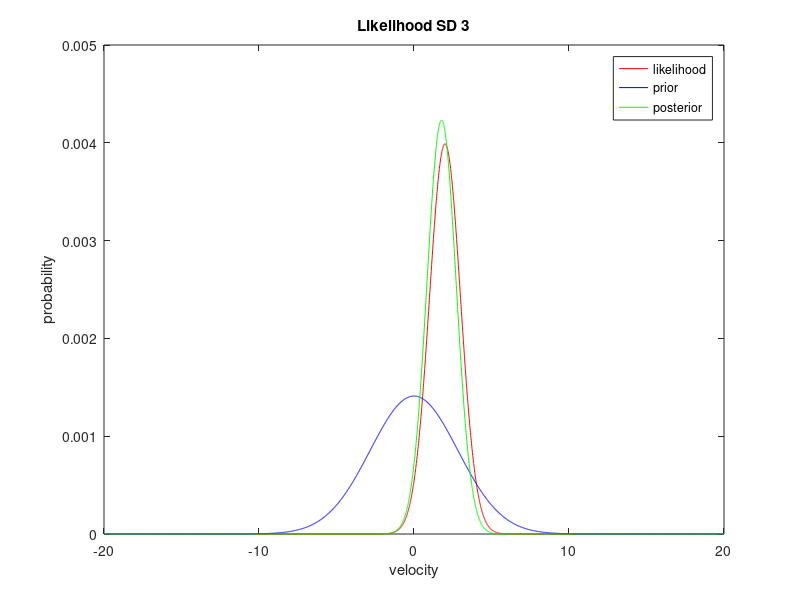

The MATLAB source for this figure:
%lab2 - Implementation of grid sampling Bayesian Inference
%   Used in MBM 2022/2023 to demonstrate scripting for workshop 2
%   Will be distributed through Canvas
%   Students will rename the script, adding their ID to the name
%
%   Description:
%       Bayesian Brain Hypothesis
%
%   Other m-files required: none
%   MAT-files required: none
%

%   Author: Darshan Gohil
%   email: dxg288@student.bham.ac.uk
%   Date: 20/02/2023
%
%   Last revision: 20/02/2023, Author, Changes
%   21/02/2023 Darshan updated graphs

stdLikelihood= 1;
stdPrior=2;

samples=-20:0.01:20;
% normal distribution is specified at the points in samples with mean u and standard deviation sigma (σ)
% here mean u is 2 and standard deviation σ is stdLikelihood
likelihood=normpdf(samples,2,stdLikelihood);
likelihood=likelihood/sum(likelihood);
prior=normpdf(samples,0,stdPrior).^.5;
prior=prior/sum(prior);
posterior=likelihood.*prior;
posterior=posterior/sum(posterior);


%%plotting here
clf
plot(samples,likelihood,'r')
hold on
plot(samples,prior,'b')
plot(samples,posterior,'g')
title('Likelihood SD 3')
legend({'likelihood','prior','posterior'})
xlabel('velocity')
ylabel('probability')

%calculation of mean posterior
meanPosterior=sum(posterior.*samples);